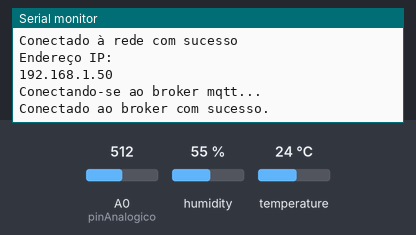
Bench run of a sketch on a simulated ESP8266 (NodeMCU). Parts: the last lines printed to the serial monitor. The test bench sets the inputs (shaded band); at power-on: A0 (pinAnalogico) = 512, humidity 55 %, temperature 24 °C. WiFi joins after 1.5 s; servers stay silent unless stated; no MQTT or app messages arrive unless stated.

Above: at 2.7 s.
2.8 s: A0 (pinAnalogico) set to 716
At 8.7 s:
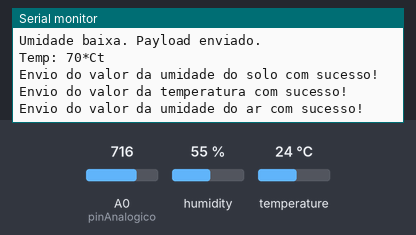
11.2 s: A0 (pinAnalogico) set to 511
At 13.1 s:
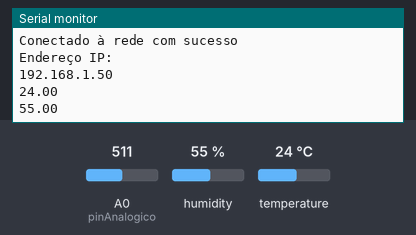
20.5 s: humidity set to 22 %
At 25.06 s:
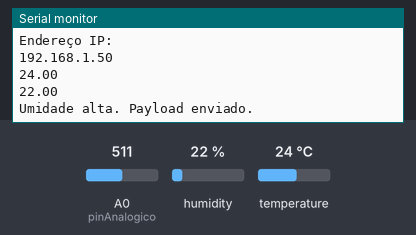
28.9 s: temperature set to 12 °C
At 30.6 s:
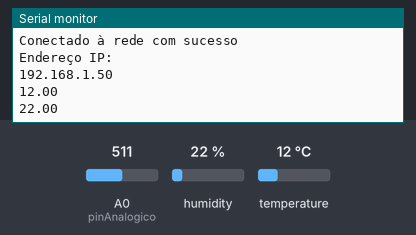
37.3 s: humidity set to 40 %
At 42.4 s:
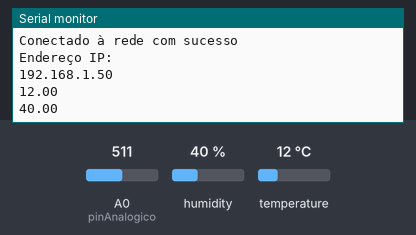
Timing chart, 0 to 43.9 s (numbered marks = the images above; inputs shaded):
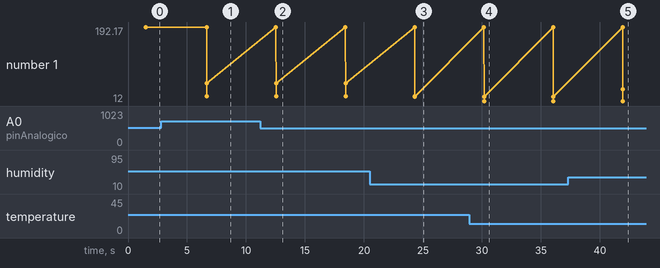

Measured:
- after the input at 2.8 s, the serial monitor: prints a new line after 4.5 s (image 1)
- after the input at 20.5 s, the serial monitor: prints a new line after 3.8 s (image 3)
- after the input at 28.9 s, the serial monitor: prints a new line after 1.3 s (image 4)
- after the input at 37.3 s, the serial monitor: prints a new line after 4.6 s (image 5)
- plotted number 1: 55 → 22 after the input at 20.5 s, 22 → 40 after the input at 37.3 s

The sketch:

Irrigso_in_adafruit_in_mqtt_espUmidade.ino
```cpp
#include <PubSubClient.h>
#include <DHT.h>


//.......Inclusão das bibliotecas..........
#include "ESP8266WiFi.h"
#include "Adafruit_MQTT.h"
#include "Adafruit_MQTT_Client.h"

//.......Conexão com a internet...........

#define WIFI_SSID       "FELIPE" // nome de sua rede wifi
#define WIFI_PASS       "05101520"     // senha de sua rede wifi


//........Credenciais da adafruit io...........
#define AIO_SERVER      "io.adafruit.com"
#define AIO_SERVERPORT  1883
#define AIO_USERNAME    "Irrigso1" // Seu usuario cadastrado na plataforma da Adafruit
#define AIO_KEY         "aio_VXhz69ktQZ97dA26HqVBvu3t4e1Z"       // Sua key da dashboard

//...........Variáveis globais..............
WiFiClient client;
WiFiClient wifiClient;
Adafruit_MQTT_Client mqtt(&client, AIO_SERVER, AIO_SERVERPORT, AIO_USERNAME, AIO_KEY);
#define DHTPIN 4
#define DHTTYPE DHT11

DHT dht(DHTPIN, DHTTYPE);

long previousMillis = 0;
int pinAnalogico = A0;

//................Declaração dos Feeds..........
//feed responsavel por receber os dados da nossa dashboard
//Adafruit_MQTT_Subscribe _rele1 = Adafruit_MQTT_Subscribe(&mqtt, AIO_USERNAME "/feeds/rele1", MQTT_QOS_1);
Adafruit_MQTT_Publish _umidade_solo = Adafruit_MQTT_Publish(&mqtt, AIO_USERNAME "/feeds/umidade_do_solo", MQTT_QOS_1);

Adafruit_MQTT_Publish _temperatura = Adafruit_MQTT_Publish(&mqtt, AIO_USERNAME "/feeds/temperatura", MQTT_QOS_1);
Adafruit_MQTT_Publish _umidade_Ar = Adafruit_MQTT_Publish(&mqtt, AIO_USERNAME "/feeds/umidade_Ar", MQTT_QOS_1);


void initSerial();
void initPins();
void initWiFi();
void conectar_broker();

//MQTT Server
const char* BROKER_MQTT = "broker.mqtt-dashboard.com";
int BROKER_PORT = 1883;
#define ID_MQTT  "SDHS2001"
#define TOPIC_PUBLISH "SDHSensor120"
PubSubClient MQTT(wifiClient);
void mantemConexoes();
void conectaMQTT();
void enviaPacote();

void setup() {
  // put your setup code here, to run once:
  Serial.begin(115200);
  initSerial();
  initPins();
  initWiFi();
  dht.begin();
  MQTT.setServer(BROKER_MQTT, BROKER_PORT);
}

void loop() {
  // put your main code here, to run repeatedly:
  conectar_broker();
  mqtt.processPackets(5000);
  mantemConexoes();
  // Função responsável por ler e enviar o valor do sensor a cada 5 segundos
  unsigned long currentMillis = millis();
  if (currentMillis - previousMillis > 5000 && mqtt.connected()) {
    previousMillis = currentMillis;
    float temperatura = dht.readTemperature();
    float humidadeAr = dht.readHumidity();
    Serial.println(temperatura);
    Serial.println(humidadeAr);
    delay(200);
    int x = analogRead(pinAnalogico);
    int valUmidade = map(x,0,1023,0,100);
    delay(200);
    enviaValores(valUmidade);
    MQTT.loop();
    Serial.print("Temp: ");
    Serial.print(valUmidade);
    Serial.println("*Ct");
    if (! _umidade_solo.publish(valUmidade)) {
      Serial.println("Falha ao enviar o valor do sensor de umidade do solo.");
    }else{
      Serial.println("Envio do valor da umidade do solo com sucesso!");
    }

    if (! _temperatura.publish(temperatura)) {
      Serial.println("Falha ao enviar o valor da temperatura.");
    }else{
      Serial.println("Envio do valor da temperatura com sucesso!");
    }

    if (! _umidade_Ar.publish(humidadeAr)) {
      Serial.println("Falha ao enviar o valor da umidade do ar.");
    }else{
      Serial.println("Envio do valor da umidade do ar com sucesso!");
    }
  }
}
void initSerial() {
  Serial.begin(115200);
  delay(10);
}
void initPins() {
  pinMode(pinAnalogico,INPUT);
}
void initWiFi() {
  Serial.print("Conectando-se na rede ");
  Serial.println(WIFI_SSID);

  WiFi.begin(WIFI_SSID, WIFI_PASS);

  while (WiFi.status() != WL_CONNECTED) {
    delay(500);
    Serial.print(".");
  }
  Serial.println();

  Serial.println("Conectado à rede com sucesso");
  Serial.println("Endereço IP: ");
  Serial.println(WiFi.localIP());
}
void conectar_broker() {
  int8_t ret;

  if (mqtt.connected()) {
    return;
  }

  Serial.println("Conectando-se ao broker mqtt...");

  uint8_t num_tentativas = 3;
  while ((ret = mqtt.connect()) != 0) {
    Serial.println(mqtt.connectErrorString(ret));
    Serial.println("Falha ao se conectar. Tentando se reconectar em 5 segundos.");
    mqtt.disconnect();
    delay(5000);
    num_tentativas--;
    if (num_tentativas == 0) {
      Serial.println("Seu ESP será resetado.");
      while (1);
    }
  }
  Serial.println("Conectado ao broker com sucesso.");
}
void mantemConexoes() {
  if (!MQTT.connected()) {
     conectaMQTT();
  }

  initWiFi(); //se não há conexão com o WiFI, a conexão é refeita
}
void enviaValores(int valUmidade) {
  long previousMillis = 0;
  delay(200);
  unsigned long currentMillis = millis();
  if (currentMillis - previousMillis > 5000){
     previousMillis = currentMillis;
     if (valUmidade >= 70) {
        MQTT.publish(TOPIC_PUBLISH, "1");
        Serial.println("Umidade baixa. Payload enviado.");
     } else {
        MQTT.publish(TOPIC_PUBLISH, "0");
        Serial.println("Umidade alta. Payload enviado.");
     }

  }
  delay(200);
}
void conectaMQTT() {
  while (!MQTT.connected()) {
     Serial.print("Conectando ao Broker MQTT: ");
     Serial.println(BROKER_MQTT);
     if (MQTT.connect(ID_MQTT)) {
        Serial.println("Conectado ao Broker com sucesso!");
     }
     else {
        Serial.println("Noo foi possivel se conectar ao broker.");
        Serial.println("Nova tentatica de conexao em 10s");
        delay(10000);
     }
  }
}
```
